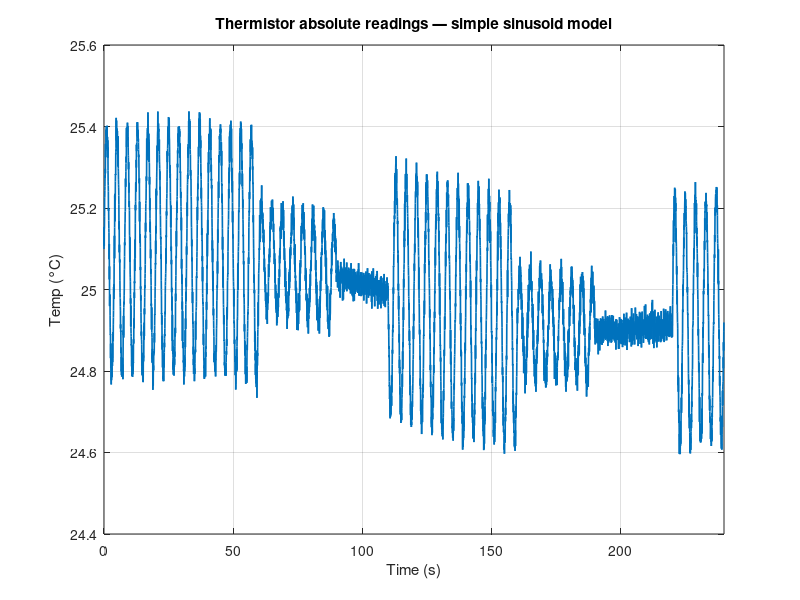

Reproduce this figure in MATLAB. (Note: this script raises an error after producing the figure.)

% Chapter-2
%% plots for 2.4

function breath_alg_plots()
%match esp sampling rate
%testing only with small drift, like recording
fs  = 25;                 % sampling rate
T   = 240;                % sample signal seconds
f0  = 0.25;               % fixed breathing freq 
phi = 0;                 % phase 
B1   = 0;                 % drift
T0_C        = 25.0;       % room absolute temp
driftAmp_C  = 0.10;       % slow drift 
driftHz     = 0.003;      % slow drift frequency 
AC_norm_ppC = 0.60;       % p2p for normal effort - apnea %1
AC_red_ppC  = 0.25;       % p2p for reduced effort - hypoap.
noiseC_sd   = 0.02;       % noise stdev  %0.1
%signal to contain all 3 levels
% 1.0=normal, 0.5=reduced, 0.0=no effort
%normal-reduced-apnea-normal-reduced-apnea-normal
sched = [  0   60  1.0
          60   90  0.5
          90  110  0.0
         110  160  1.0
         160  190  0.5
         190  220  0.0
         220  T    1.0 ];


%observation1: if floor bit high, zc fails
% thermistor deviating around 0.1 at room temp, considering +-0.05 as floor
%observation2: if short_t bit high, env ratio fails
%observation4: ratio is completely dependent on ac amplitude

% band pass
TP.sample_hz=fs; %25hz in esp-1,3
TP.analysis_hz=2; %mode-1
TP.use_hpf=true;
TP.temp_lp_hz=0.8; TP.temp_hp_hz=0.02;
%env tc
TP.env_tau_short_s=0.8; %1,2
TP.env_tau_long_s=25.0; %20, 30
%ratio
TP.abs_env_floor_c=0.050;
TP.ratio_on=1.25; %1.15
TP.ratio_off=1.10; %1
%zc
TP.dc_tau_s=3; 
TP.zc_amp_floor_c=0.05; %0.1
TP.rms_floor_c=0.030;

%simulate effect of different windows, and how they follow signal
%observation2: p2p,rms updates slow as window inc.
win_set_sec = [2 4 8 12];     % P2P and RMS
win_zc_sec  = 6; %for zc 6s works well for normal and slow breaths
%try diff val/adaptive in post processing

% colours for diff windows-> rms,p2p
%https://in.mathworks.com/help/matlab/creating_plots/specify-plot-colors.html
%https://in.mathworks.com/help/matlab/ref/uisetcolor.html => codes
COL.bg   = [0.65 0.65 0.65];
COL.blue = [0.00 0.45 0.74];
COL.orange=[0.85 0.33 0.10];
COL.green=[0.47 0.67 0.19];
COL.purp = [0.49 0.18 0.56];
COL.cyan = [0.30 0.75 0.93];
COL.gold = [0.93 0.69 0.13];
LS = {'-','--',':','-.'};

%% simple signal
t = (0:1/fs:T-1/fs)'; 
amp = zeros(size(t));                 % p2p 
%create normal, reduced and no effort
for k=1:size(sched,1)
    i = t>=sched(k,1) & t<sched(k,2);
    s = sched(k,3);
    if     s==1.0, a=AC_norm_ppC;
    elseif s==0.5, a=AC_red_ppC;
    else,          a=0.0;
    end
    amp(i)=a;
end

% sine wave
w0     = 2*pi*f0;
drift  = driftAmp_C * sin(2*pi*driftHz*t + 1.1);   % slow drift
breath = sin(w0*t + phi);
therm_abs = T0_C + B1*t + drift + (amp/2).*breath + noiseC_sd*randn(size(t)); %T0_C + B1*t + drift + (amp).*breath + noiseC_sd*randn(size(t));

%%  mimic arduino sketch for better comparison
%process function same/close to arduino sketch
% refer esp3 sketch

%iir 1-pole: https://tomroelandts.com/articles/low-pass-single-pole-iir-filter

thermAC = arduino_ac_band(therm_abs, TP, fs);
[envS, envL] = envelope_emas(abs(thermAC), TP.env_tau_short_s, TP.env_tau_long_s, fs);
% to get rid of small denominator
base  = max(envL, 0.8*TP.abs_env_floor_c);
ratio = envS ./ max(base,1e-6);

P2P = cell(numel(win_set_sec),1);  RMS = cell(numel(win_set_sec),1);
for k=1:numel(win_set_sec)
    N = round(win_set_sec(k)*fs);
    P2P{k} = moving_p2p(thermAC, N);
    RMS{k} = moving_rms(thermAC, N);
end

detSig    = detrend_shortEMA(thermAC, TP.dc_tau_s, TP.analysis_hz, fs);
zc_series = moving_zc(detSig, round(win_zc_sec*fs), TP.zc_amp_floor_c);

%simple bandpass, using 2 iir
%1st lpf to remove 50hz and other high f noise, as cutoff is 0.8
%good enough for breathing-> 0.8*60=>48/min
%2nd lpf output tracks constant signal =>dc, as cutoff is 0.02 =>1.2/min
%then subtract this dc, to only plot the ac
%breathing speeds supported: [0.02->1.2, 0.8-> 48] breaths per min
function y = arduino_ac_band(x, P, fs)
alpha_lp = alpha_from_tau( 1/(2*pi*P.temp_lp_hz), fs );
alpha_hp = alpha_from_tau( 1/(2*pi*P.temp_hp_hz), fs );
hp_y = 0; lp_y=0; y = zeros(size(x));
for n=1:numel(x)
    pre = x(n);
    if P.use_hpf, hp_y = hp_y + alpha_hp*(pre - hp_y); pre = pre - hp_y; end
    lp_y = lp_y + alpha_lp*(pre - lp_y); y(n) = lp_y;
end
end


% same iir filter, change the time constants for env
%https://www.luisllamas.es/en/arduino-exponential-low-pass/
function [envS, envL] = envelope_emas(ax, tauS, tauL, fs)
aS = alpha_from_tau(tauS, fs); aL = alpha_from_tau(tauL, fs);
envS = zeros(size(ax)); envL = zeros(size(ax)); sS = ax(1); sL = ax(1);
for n=1:numel(ax), sS = sS + aS*(ax(n)-sS); sL = sL + aL*(ax(n)-sL);
    envS(n)=sS; envL(n)=sL; end
end

%observation3: p2p and rms not much different
function s = moving_p2p(x, N)
s = zeros(size(x));
for n=1:numel(x), i0=max(1,n-N+1); w=x(i0:n); s(n)=max(w)-min(w); end
end

function s = moving_rms(x, N)
s = zeros(size(x));
for n=1:numel(x), i0=max(1,n-N+1); w=x(i0:n); s(n)=sqrt(mean(w.^2)); end
end

function s = moving_zc(x, N, floorVal)
s = zeros(size(x));
for n=1:numel(x)
    i0=max(1,n-N+1); w=x(i0:n); c=0;
    for k=2:numel(w)
        a=w(k); b=w(k-1);
        if (a>floorVal && b<-floorVal) || (a<-floorVal && b>floorVal), c=c+1; end
    end
    s(n)=c;
end
end
%apply single pole iir on ac
function det = detrend_shortEMA(x, dc_tau_s, anaFs, fs)
hop = round(fs/anaFs); dc_a = alpha_from_tau(dc_tau_s, anaFs);
det = zeros(size(x)); dc=0;
for n=1:hop:numel(x)
    dc = dc + dc_a*(x(n)-dc); d = x(n) - dc;
    idx = n:min(n+hop-1,numel(x)); det(idx)=d;
end
end

%alpha=1-e^(-2*pi* f_cutoff/f_sampling )
function a = alpha_from_tau(tau_s, fs), a = 1 - exp(-1/(tau_s*fs)); end


%% plots
%https://in.mathworks.com/help/matlab/creating_plots/plotting-with-two-y-axes.html
%https://in.mathworks.com/help/matlab/ref/yyaxis.html
%https://in.mathworks.com/help/matlab/creating_plots/add-title-axis-labels-and-legend-to-graph.html
%https://in.mathworks.com/help/matlab/ref/yline.html

%[0.2 0.2 0.2]

% Absolute temp
figure('Color','w'); 
plot(t, therm_abs, 'LineWidth',1.2);
grid on; xlim([0 T]); xlabel('Time (s)'); ylabel('Temp (°C)');
title('Thermistor absolute readings — simple sinusoid model');

% P2P (2/4/8/12 s) with AC background
figure('Color','w');
yyaxis left
plot(t, thermAC, 'LineWidth',0.9, 'Color',COL.bg); ylabel('AC (°C)'); hold on; grid on; xlim([0 T]); ylim([-0.5 1.5]);
yyaxis right
cols = {COL.blue, COL.orange, COL.green, COL.purp};
for k=1:numel(win_set_sec)
    plot(t, P2P{k}, LS{k}, 'LineWidth',1.8, 'Color', cols{k}); ylim([-0.5 1.5]);
end
xlabel('Time (s)'); ylabel('P2P (°C)');
legend(['AC (bg)'; compose('P2P %d s', win_set_sec)'],'Location','best');
title('Peak-to-peak vs window length (AC background)');

% AC + short/long EMA envelopes
figure('Color','w');
plot(t, thermAC,'LineWidth',1.0,'Color',COL.bg); hold on;
plot(t, envS,'LineWidth',1.8,'Color',COL.blue);
plot(t, envL,'LineWidth',1.8,'Color',COL.orange); ylim([-0.5 1.5]);
yline(TP.abs_env_floor_c,'--','Floor','Color',[0.2 0.2 0.2]);
grid on; xlim([0 T]); xlabel('Time (s)'); ylabel('AC / Env (°C)');
legend('AC (bg)','Short EMA','Long EMA','Floor','Location','best');
title('AC waveform with short and long EMA envelopes');

% AC + ratio
figure('Color','w');
yyaxis left
plot(t, thermAC, 'LineWidth',0.9, 'Color',COL.bg); ylabel('AC (°C)'); hold on; ylim([-0.5 1.5]);
yyaxis right
plot(t, ratio, 'LineWidth',1.8, 'Color',COL.orange); ylim([0 2]); % ratio axis
yline(TP.ratio_on,'--','ratio\_on','Color',[0.2 0.2 0.2]);
yline(TP.ratio_off,'--','ratio\_off','Color',[0.2 0.2 0.2]);
ylabel('Short/Long ratio'); grid on; xlim([0 T]); xlabel('Time (s)');
legend('AC (bg)','ratio','Location','best');
title('AC waveform and envelope ratio');

%RMS (2/4/8/12 s) with AC background
figure('Color','w');
yyaxis left
plot(t, thermAC,'LineWidth',0.9,'Color',COL.bg); ylabel('AC (°C)'); hold on; grid on; xlim([0 T]); ylim([-0.5 1.5]);
yyaxis right
colsR = {COL.blue, COL.gold, COL.purp, COL.cyan};
for k=1:numel(win_set_sec)
    plot(t, RMS{k}, LS{k}, 'LineWidth',1.8, 'Color', colsR{k}); ylim([-0.5 1.5]);
end
yline(TP.rms_floor_c,'--','RMS floor','Color',[0.2 0.2 0.2]);
xlabel('Time (s)'); ylabel('RMS (°C)');
legend(['AC (bg)'; compose('RMS %d s', win_set_sec)'; "Floor"],'Location','best');
title('RMS vs window length (AC background)');

% AC + ZC count 
figure('Color','w');
yyaxis left
plot(t, thermAC,'LineWidth',0.9,'Color',COL.bg); hold on; ylim([-1 1.5]);
plot(t, detSig,'LineWidth',1.6,'Color',COL.blue); ylabel('Detrended AC / AC (°C)'); ylim([-1 1.5]);
yyaxis right
stairs(t, zc_series,'LineWidth',1.8,'Color',COL.orange); ylabel('ZC count / window');
yline(2,'--','zc\_min=2','Color',[0.2 0.2 0.2]);
grid on; xlim([0 T]); xlabel('Time (s)');
legend('AC (bg)','Detrended AC','ZC count','Location','best');
title(sprintf('Detrended AC and zero-crossings (win=%.1f s, floor=%.2f °C)', ...
      win_zc_sec, TP.zc_amp_floor_c));
end
%%